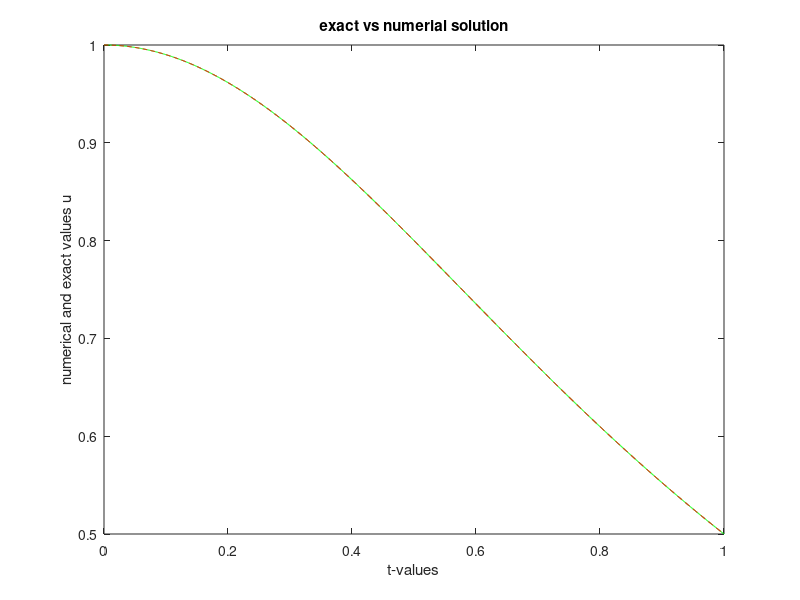

This figure's MATLAB source:
%%%%%%%%%%%%%%%%%%%%%%%%%%%%%%%%%%%%%%%%%%%%%%%%%%%%%%%%%%%%%%%%%%%%%%%%%%%
% Numerical Solution of an Initial Value Problem
% using the Two-Step Adam-Moulton Method
%
% Numerical Method:
%     Two-Step Adam-Moulton Implicit Multistep Method
%
% Problem Type:
%     Initial Value Problem (IVP)
%
% Language:
%     MATLAB
%
% Developed as part of the coursework for
% Numerical Methods for Ordinary Differential Equations
% M.Sc. Applied Mathematics
% South Asian University
%
% Author: Kshitij Bahukhandi
%%%%%%%%%%%%%%%%%%%%%%%%%%%%%%%%%%%%%%%%%%%%%%%%%%%%%%%%%%%%%%%%%%%%%%%%%%%
 
 clear all;
 N=10;
 for I=1:8
    H=1.0/N;
    disp('Num sol of non-linear IVP using 2 step Adam-Moulton Method');
    fprintf('N=4.2f\n',N);
    disp(' ')
 %formation of nodal points
 for L=1:N+1
        T(L)=(L-1)*H;
 end
 %exact solution and rhs function
 for L=1:N+1
        EU(L)=1.0/(1+T(L)*T(L));
 end
 %intial comditions
    U(1)=EU(1);
    NU(1)=EU(1);
    tic
 %solution at t=h using 3rd order classical rk method
    K1=-2*H*T(1)*U(1)*U(1);
    K2=-2*H*(T(1)+H/2)*(U(1)+K1/2)*(U(1)+K1/2);
    K3=-2*H*(T(1)+H)*(U(1)-K1+2*K2)*(U(1)-K1+2*K2);
    U(2)=U(1)+(K1+4*K2+K3)/6;
    NU(2)=EU(2);
 %Solution at advanced time point
 for L=2:N
        OLDU(3)=EU(L+1);
        U(3)=OLDU(3);
 for KK=1:600
            T1=T(L-1);
            T2=T(L);
            T3=T(L+1);
            U1=U(1);
            U2=U(2);
            U3=U(3);
            NU(L+1)=U(3);
            BIG=abs(U(3)-OLDU(3));
 if BIG<=10^(-12),break;end
            OLDU(3)=U(3);
 end
 %Set new initial cinditions
        U(1)=U(2);
         U(2)=U(3);
 end
    ERR=abs(NU(N+1)-EU(N+1));
 %PRINT ERRORS
    fprintf('N=4.2f,ERR=%10.4e\n',N,ERR);
    disp(' ');
    N=2*N;
 end
 toc
 %plot the results
 figure(1);
 plot(T,NU,'g',T,EU,'--r');
 xlabel('t-values');
 ylabel('numerical and exact values u');
 title('exact vs numerial solution')
